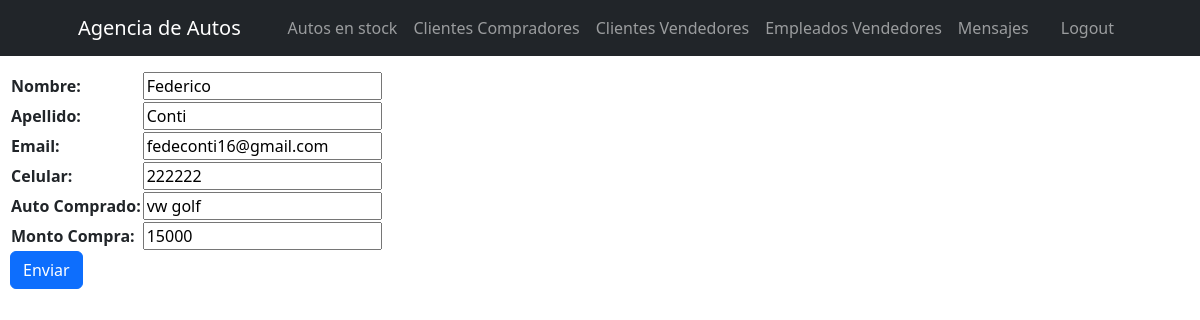
The app's page /AgenciApp/editarClienteComprador/fedeconti16@gmail.com/ with its own data.
### AgenciApp/models.py (models this page shows, shortened)
class clientesCompradores(models.Model):
    nombre = models.CharField(max_length=40)
    apellido = models.CharField(max_length=40)
    email = models.EmailField()
    celular = models.IntegerField()
    autoComprado = models.CharField(max_length=40)
    montoOperacionComp = models.IntegerField()

### AgenciApp/views.py (the view)
# urls.py: path('editarClienteComprador/<email_cliente>/', editarClienteComprador, name='editarClienteComprador'),
def editarClienteComprador(request, email_cliente):
    cliente = clientesCompradores.objects.get(email = email_cliente)
    if request.method == 'POST':
        miFormulario = clientesFormulario(request.POST)
        if miFormulario.is_valid():
            data = miFormulario.cleaned_data
            cliente.nombre = data['nombre']
            cliente.apellido = data['apellido']
            cliente.email = data['email']
            cliente.celular = data['celular']
            cliente.autoComprado = data['autoComprado']
            cliente.montoOperacionComp = data['montoOperacionComp']
            cliente.save()
            miFormulario = clientesFormulario()
            Clientes = clientesCompradores.objects.all()
            return redirect('setClientesCompradores')
    else:
        miFormulario = clientesFormulario(initial={'nombre': cliente.nombre, 'apellido': cliente.apellido, 'email': cliente.email, 'celular': cliente.celular, 'autoComprado': cliente.autoComprado, 'montoOperacionComp': cliente.montoOperacionComp})
    return render(request, "AgenciApp/editarClientesCompradores.html", {"miFormulario": miFormulario})

### AgenciApp/forms.py
class clientesFormulario(forms.Form):
    nombre = forms.CharField()
    apellido = forms.CharField()
    email = forms.EmailField()
    celular = forms.IntegerField()
    autoComprado = forms.CharField(label='Auto Comprado')
    montoOperacionComp = forms.IntegerField(label='Monto Compra')

### AgenciApp/templates/AgenciApp/editarClientesCompradores.html (shortened to what this page needs)
<div>
    {% extends "AgenciApp/inicio.html" %}
    {% load static %}
    {% block contenidoQueCambia %}
    <form action="" method="post"> {% csrf_token %}
        <table>
            {{ miFormulario.as_table }}
        </table>
        <input class="btn btn-primary" type="submit" value="Enviar">
    </form>
    {% endblock %}

### records on screen
clientesCompradores: nombre "Federico", apellido "Conti", email "fedeconti16@gmail.com", celular "222222", autoComprado "vw golf", montoOperacionComp "15000"
